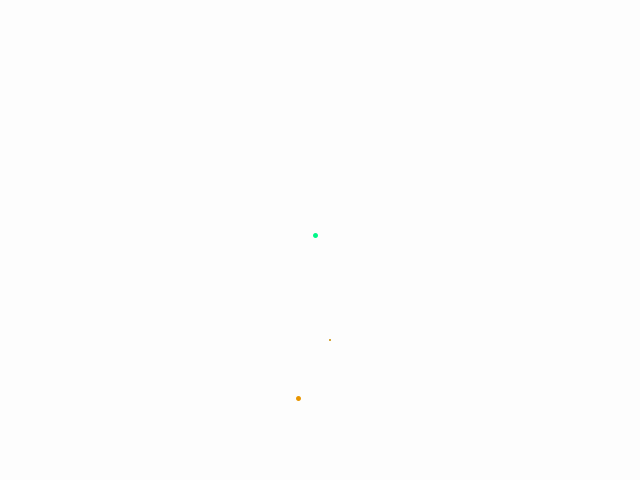
Frame 1 (no input)
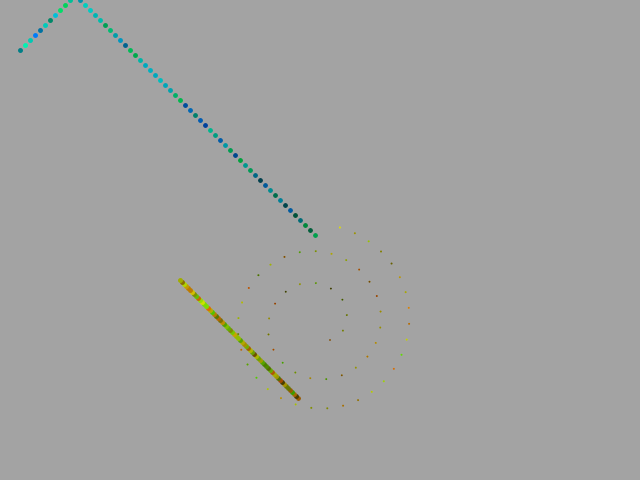
Frame 60 (the mouse pressed at the canvas centre just before this capture)
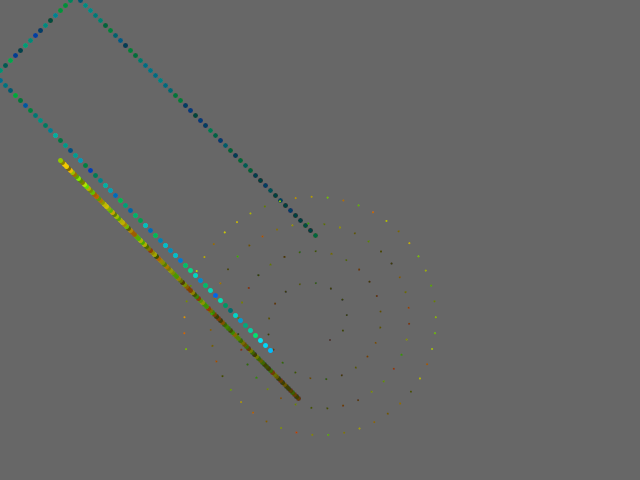
Frame 120 (the mouse held since frame 60 and released just before this capture)

The Processing sketch that drew these frames (run headless with seeded random() and noise(); from frame 60 on, the mouse is pressed at the canvas centre):

// Processing sketch: processing_55058
// ── processing_55058.pde

//spiral taken from Christos mousas from open processing
int counter=0;
boolean drawSpiral=false;
int spiralDelay = 150;

int i, j, c1, c2, imin=2, imax=80, k=0;
float nx, ny, u, ox=0.0, oy=0.0, a=PI/3, aa=-TWO_PI/10;

float posX = 320;
float posY = 240;
float speedX = -5;
float speedY = -5;

float posXx = 300;
float posYy = 400;
float speedXx = -2;
float speedYy = -2;

int fps = 60;
 
void setup(){
  size(640,480);
  frameRate(fps);
  smooth();
  background(255);
  c1=width/2;
  c2=height/2;
  u=c1/20;
  spiralInit();
}
 
void draw(){
  frameRate(100);
  if(counter%spiralDelay==0){
  drawSpiral=true;
  spiralInit();
  }
  
  if(drawSpiral){
   j = j + 1;
  if (j==i-1) {
    j=1; i+=1; a=PI*(i-2)/i;     
  }
  if (i<=imax) {
    newside(10,100);
  }else{
    drawSpiral=false;
  }
  }
  
  noStroke();
  fill(0,2); //generates the fading follow line
  rectMode(CORNER);
  rect(0,0,width,height);
  
  //blue/green circle
  if(posX<0 || posX > width){
  speedX *= -1;
  } 
  if(posY<0 || posY > height){
  speedY *= -1;
  } 
  posX += speedX;
  posY += speedY;
  stroke(0,random(100,255),random(100,255)); //color change
  strokeWeight(5);
  point(posX,posY);
  
  //second one
  if(posXx<0 || posXx > width){
  speedXx *= -1;
  } 
  if(posYy<0 || posYy > height){
  speedYy *= -1;
  } 
  posXx += speedXx;
  posYy += speedYy;
  stroke(random(100,255),random(100,255),0);
  strokeWeight(5);
  point(posXx,posYy);
  
  counter++;
}

void spiralInit(){
  i=imin;
  j=0;
}

void newside(float _x, float _y) {
  pushMatrix();
  translate(_x,_y);
  nx=ox+u*cos(aa);
  ny=oy+u*sin(aa);
  smooth();
  noStroke();
  fill(random(100,255),random(100,255),0);
  ellipse(ox+c1, oy+c2, 2, 2);
  ox=nx;
  oy=ny;
  aa-=(PI-a) % TWO_PI/3;///////
  k = k + 1;
  popMatrix();
}
